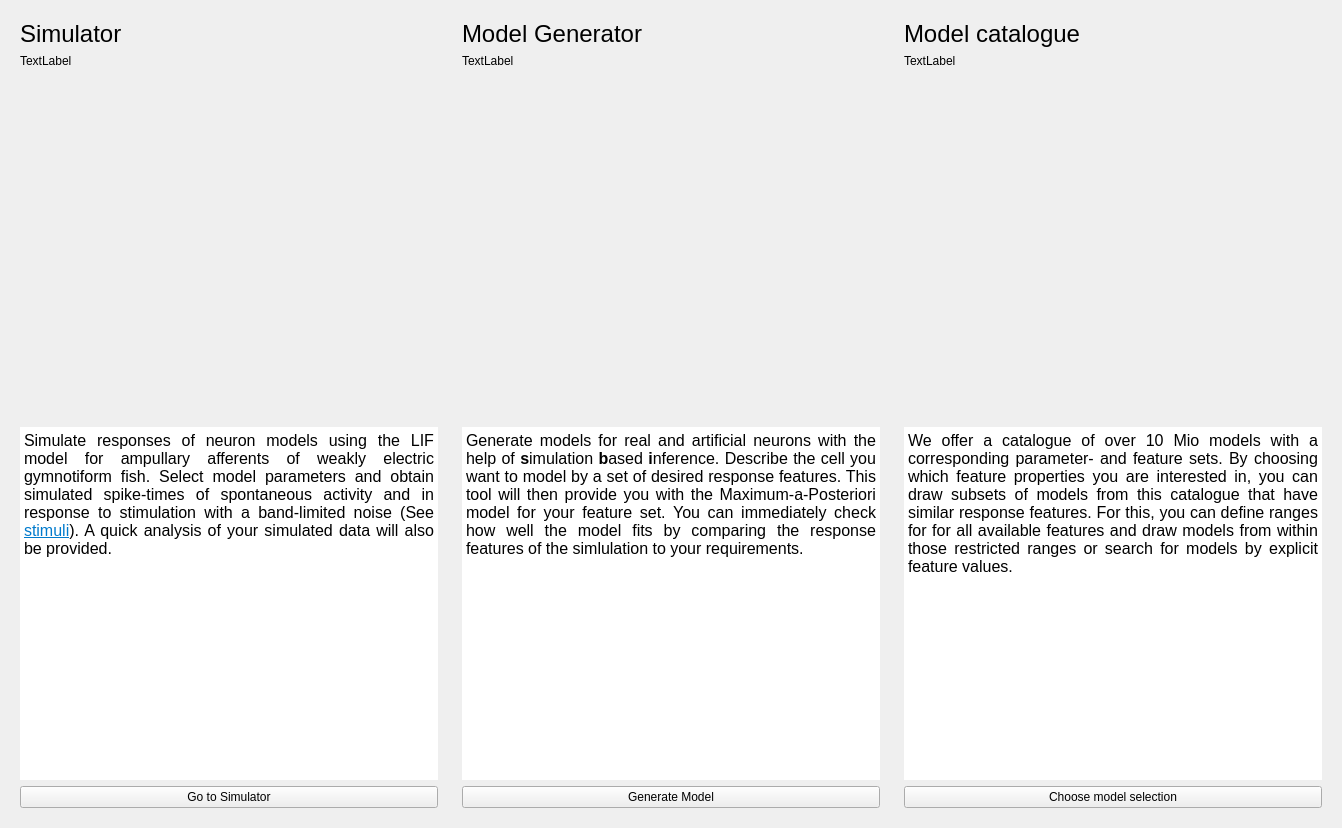
<?xml version="1.0" encoding="UTF-8"?>
<ui version="4.0">
 <class>StartPage</class>
 <widget class="QWidget" name="StartPage">
  <property name="geometry">
   <rect>
    <x>0</x>
    <y>0</y>
    <width>1342</width>
    <height>828</height>
   </rect>
  </property>
  <property name="windowTitle">
   <string>Form</string>
  </property>
  <layout class="QHBoxLayout" name="horizontalLayout">
   <item>
    <widget class="QFrame" name="frame_1">
     <property name="frameShape">
      <enum>QFrame::NoFrame</enum>
     </property>
     <property name="role" stdset="0">
      <string>startframe</string>
     </property>
     <layout class="QVBoxLayout" name="verticalLayout" stretch="0,0,0,0,0">
      <item>
       <widget class="QLabel" name="title_1">
        <property name="font">
         <font>
          <family>Ubuntu</family>
          <pointsize>18</pointsize>
          <bold>false</bold>
         </font>
        </property>
        <property name="text">
         <string>Simulator </string>
        </property>
        <property name="role" stdset="0">
         <string>title</string>
        </property>
       </widget>
      </item>
      <item>
       <widget class="QLabel" name="picture_1">
        <property name="text">
         <string>TextLabel</string>
        </property>
       </widget>
      </item>
      <item>
       <spacer name="verticalSpacer_2">
        <property name="sizeHint" stdset="0">
         <size>
          <width>20</width>
          <height>40</height>
         </size>
        </property>
       </spacer>
      </item>
      <item>
       <widget class="QTextBrowser" name="description_1">
        <property name="font">
         <font>
          <pointsize>16</pointsize>
         </font>
        </property>
        <property name="frameShape">
         <enum>QFrame::NoFrame</enum>
        </property>
        <property name="html">
         <string>&lt;!DOCTYPE HTML PUBLIC &quot;-//W3C//DTD HTML 4.0//EN&quot; &quot;http://www.w3.org/TR/REC-html40/strict.dtd&quot;&gt;
&lt;html&gt;&lt;head&gt;&lt;meta name=&quot;qrichtext&quot; content=&quot;1&quot; /&gt;&lt;meta charset=&quot;utf-8&quot; /&gt;&lt;style type=&quot;text/css&quot;&gt;
p, li { white-space: pre-wrap; }
hr { height: 1px; border-width: 0; }
li.unchecked::marker { content: &quot;\2610&quot;; }
li.checked::marker { content: &quot;\2612&quot;; }
&lt;/style&gt;&lt;/head&gt;&lt;body style=&quot; font-family:'Sans Serif'; font-size:16pt; font-weight:400; font-style:normal;&quot;&gt;
&lt;p align=&quot;justify&quot; style=&quot; margin-top:0px; margin-bottom:0px; margin-left:0px; margin-right:0px; -qt-block-indent:0; text-indent:0px;&quot;&gt;&lt;span style=&quot; font-family:'Ubuntu'; font-size:12pt;&quot;&gt;Simulate responses of neuron models using the LIF model for ampullary afferents of weakly electric gymnotiform fish. Select model parameters and obtain simulated spike-times of spontaneous activity and in response to stimulation with a band-limited noise (See &lt;/span&gt;&lt;a href=&quot;../../stimuli&quot;&gt;&lt;span style=&quot; font-family:'Ubuntu'; font-size:12pt; text-decoration: underline; color:#007acc;&quot;&gt;stimuli&lt;/span&gt;&lt;/a&gt;&lt;span style=&quot; font-family:'Ubuntu'; font-size:12pt;&quot;&gt;). A quick analysis of your simulated data will also be provided.&lt;/span&gt;&lt;/p&gt;&lt;/body&gt;&lt;/html&gt;</string>
        </property>
        <property name="openLinks">
         <bool>false</bool>
        </property>
       </widget>
      </item>
      <item>
       <widget class="QPushButton" name="simulatorbtn">
        <property name="text">
         <string>Go to Simulator</string>
        </property>
       </widget>
      </item>
     </layout>
    </widget>
   </item>
   <item>
    <widget class="QFrame" name="frame_2">
     <property name="frameShape">
      <enum>QFrame::NoFrame</enum>
     </property>
     <property name="role" stdset="0">
      <string>startframe</string>
     </property>
     <layout class="QVBoxLayout" name="verticalLayout_2" stretch="0,0,0,0,0">
      <item>
       <widget class="QLabel" name="title_2">
        <property name="font">
         <font>
          <pointsize>18</pointsize>
         </font>
        </property>
        <property name="text">
         <string>Model Generator</string>
        </property>
        <property name="role" stdset="0">
         <string>title</string>
        </property>
       </widget>
      </item>
      <item>
       <widget class="QLabel" name="picture_2">
        <property name="text">
         <string>TextLabel</string>
        </property>
       </widget>
      </item>
      <item>
       <spacer name="verticalSpacer_4">
        <property name="sizeHint" stdset="0">
         <size>
          <width>20</width>
          <height>40</height>
         </size>
        </property>
       </spacer>
      </item>
      <item>
       <widget class="QTextBrowser" name="description_2">
        <property name="font">
         <font>
          <pointsize>16</pointsize>
         </font>
        </property>
        <property name="frameShape">
         <enum>QFrame::NoFrame</enum>
        </property>
        <property name="readOnly">
         <bool>true</bool>
        </property>
        <property name="html">
         <string>&lt;!DOCTYPE HTML PUBLIC &quot;-//W3C//DTD HTML 4.0//EN&quot; &quot;http://www.w3.org/TR/REC-html40/strict.dtd&quot;&gt;
&lt;html&gt;&lt;head&gt;&lt;meta name=&quot;qrichtext&quot; content=&quot;1&quot; /&gt;&lt;meta charset=&quot;utf-8&quot; /&gt;&lt;style type=&quot;text/css&quot;&gt;
p, li { white-space: pre-wrap; }
hr { height: 1px; border-width: 0; }
li.unchecked::marker { content: &quot;\2610&quot;; }
li.checked::marker { content: &quot;\2612&quot;; }
&lt;/style&gt;&lt;/head&gt;&lt;body style=&quot; font-family:'Sans Serif'; font-size:16pt; font-weight:400; font-style:normal;&quot;&gt;
&lt;p align=&quot;justify&quot; style=&quot; margin-top:0px; margin-bottom:0px; margin-left:0px; margin-right:0px; -qt-block-indent:0; text-indent:0px;&quot;&gt;&lt;span style=&quot; font-family:'Ubuntu'; font-size:12pt;&quot;&gt;Generate models for real and artificial neurons with the help of &lt;/span&gt;&lt;span style=&quot; font-family:'Ubuntu'; font-size:12pt; font-weight:700;&quot;&gt;s&lt;/span&gt;&lt;span style=&quot; font-family:'Ubuntu'; font-size:12pt;&quot;&gt;imulation &lt;/span&gt;&lt;span style=&quot; font-family:'Ubuntu'; font-size:12pt; font-weight:700;&quot;&gt;b&lt;/span&gt;&lt;span style=&quot; font-family:'Ubuntu'; font-size:12pt;&quot;&gt;ased &lt;/span&gt;&lt;span style=&quot; font-family:'Ubuntu'; font-size:12pt; font-weight:700;&quot;&gt;i&lt;/span&gt;&lt;span style=&quot; font-family:'Ubuntu'; font-size:12pt;&quot;&gt;nference. Describe the cell you want to model by a set of desired response features. This tool will then provide you with the Maximum-a-Posteriori model for your feature set. You can immediately check how well the model fits by comparing the response features of the simlulation to your requirements. &lt;/span&gt;&lt;/p&gt;&lt;/body&gt;&lt;/html&gt;</string>
        </property>
        <property name="openLinks">
         <bool>false</bool>
        </property>
       </widget>
      </item>
      <item>
       <widget class="QPushButton" name="generatorbtn">
        <property name="text">
         <string>Generate Model</string>
        </property>
       </widget>
      </item>
     </layout>
    </widget>
   </item>
   <item>
    <widget class="QFrame" name="frame_3">
     <property name="frameShape">
      <enum>QFrame::NoFrame</enum>
     </property>
     <property name="role" stdset="0">
      <string>startframe</string>
     </property>
     <layout class="QVBoxLayout" name="verticalLayout_3" stretch="0,0,0,0,0">
      <item>
       <widget class="QLabel" name="title_3">
        <property name="font">
         <font>
          <pointsize>18</pointsize>
         </font>
        </property>
        <property name="text">
         <string>Model catalogue </string>
        </property>
        <property name="wordWrap">
         <bool>true</bool>
        </property>
        <property name="role" stdset="0">
         <string>title</string>
        </property>
       </widget>
      </item>
      <item>
       <widget class="QLabel" name="picture_3">
        <property name="text">
         <string>TextLabel</string>
        </property>
       </widget>
      </item>
      <item>
       <spacer name="verticalSpacer_5">
        <property name="sizeHint" stdset="0">
         <size>
          <width>20</width>
          <height>40</height>
         </size>
        </property>
       </spacer>
      </item>
      <item>
       <widget class="QTextBrowser" name="discription_3">
        <property name="font">
         <font>
          <pointsize>16</pointsize>
         </font>
        </property>
        <property name="frameShape">
         <enum>QFrame::NoFrame</enum>
        </property>
        <property name="html">
         <string>&lt;!DOCTYPE HTML PUBLIC &quot;-//W3C//DTD HTML 4.0//EN&quot; &quot;http://www.w3.org/TR/REC-html40/strict.dtd&quot;&gt;
&lt;html&gt;&lt;head&gt;&lt;meta name=&quot;qrichtext&quot; content=&quot;1&quot; /&gt;&lt;meta charset=&quot;utf-8&quot; /&gt;&lt;style type=&quot;text/css&quot;&gt;
p, li { white-space: pre-wrap; }
hr { height: 1px; border-width: 0; }
li.unchecked::marker { content: &quot;\2610&quot;; }
li.checked::marker { content: &quot;\2612&quot;; }
&lt;/style&gt;&lt;/head&gt;&lt;body style=&quot; font-family:'Sans Serif'; font-size:16pt; font-weight:400; font-style:normal;&quot;&gt;
&lt;p align=&quot;justify&quot; style=&quot; margin-top:0px; margin-bottom:0px; margin-left:0px; margin-right:0px; -qt-block-indent:0; text-indent:0px;&quot;&gt;&lt;span style=&quot; font-family:'Ubuntu'; font-size:12pt;&quot;&gt;We offer a catalogue of over 10 Mio models with a corresponding parameter- and feature sets. By choosing which feature properties you are interested in, you can draw subsets of models from this catalogue that have similar response features. For this, you can define ranges for for all available features and draw models from within those restricted ranges or search for models by explicit feature values. &lt;/span&gt;&lt;/p&gt;&lt;/body&gt;&lt;/html&gt;</string>
        </property>
        <property name="openLinks">
         <bool>false</bool>
        </property>
       </widget>
      </item>
      <item>
       <widget class="QPushButton" name="catalogbtn">
        <property name="text">
         <string>Choose model selection</string>
        </property>
       </widget>
      </item>
     </layout>
    </widget>
   </item>
  </layout>
 </widget>
 <resources/>
 <connections/>
</ui>
